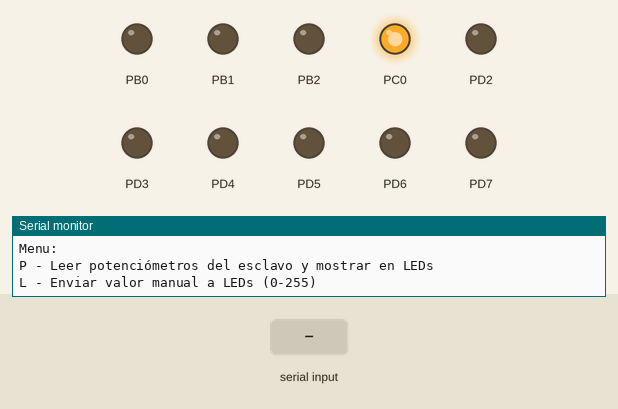
Recording of a program running on a simulated ATmega328P, built with avr-gcc and emulated at 16 MHz. Parts: output pins drawn as LEDs (lit = HIGH), the last lines printed to the serial monitor. Inputs (shaded band) come from the test bench.

Above: at 1.2 s.
1.3 s: "L90\n" received over Serial
At 2.3 s:
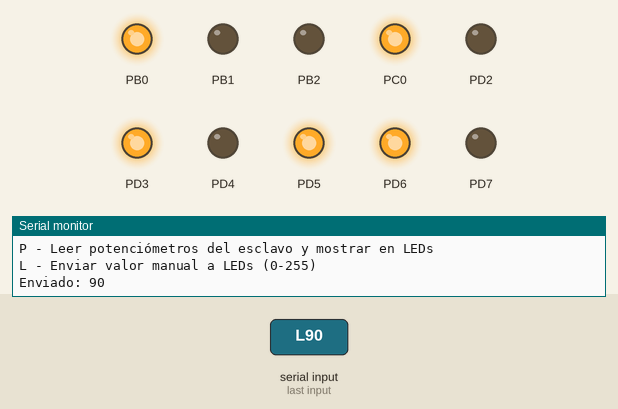
2.8 s: "L,45\n" received over Serial
At 3.5 s:
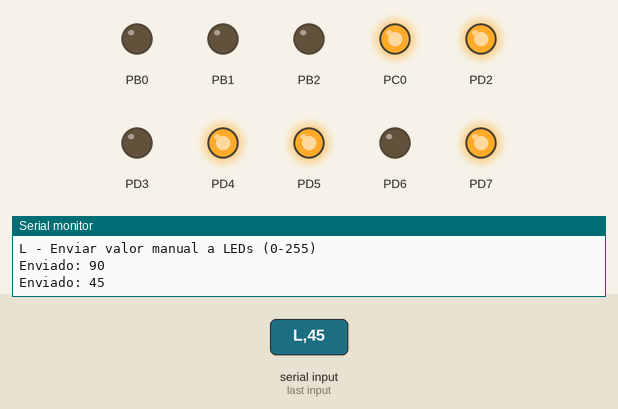
4.3 s: byte 80 ('P') received over Serial
At 4.7 s:
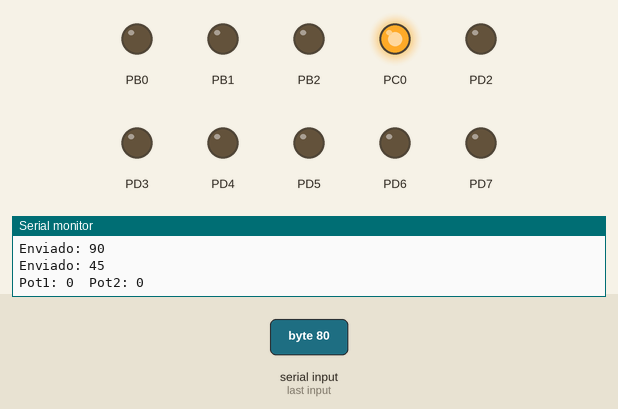
5.8 s: "l90\n" received over Serial
At 7.0 s:
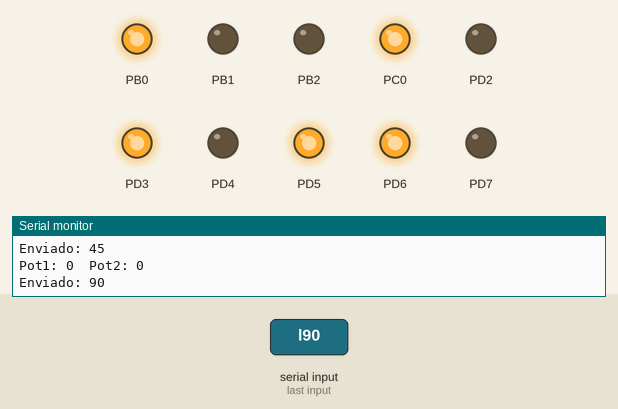
7.3 s: "P90\n" received over Serial
At 8.2 s:
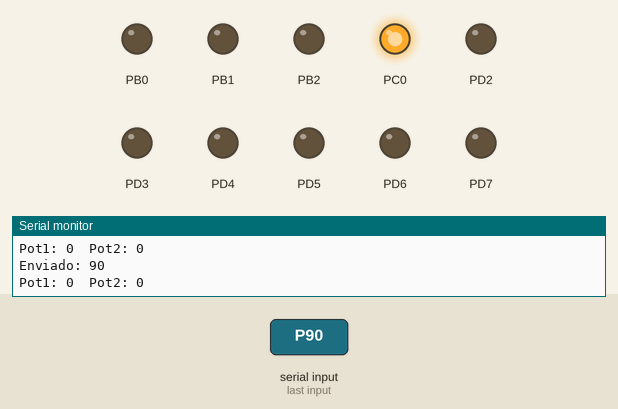
Timing chart, 0 to 9.8 s (numbered marks = the images above; inputs shaded):
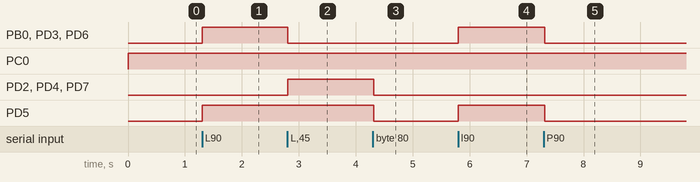

Measured:
- after the input at 1.3 s, PB0, PD3, PD5, PD6: LOW → HIGH at once
- after the input at 2.8 s, PB0, PD3, PD6: HIGH → LOW at once; PD2, PD4, PD7: LOW → HIGH at once
- after the input at 4.3 s, PD2, PD4, PD5, PD7: HIGH → LOW at once
- after the input at 5.8 s, PB0, PD3, PD5, PD6: LOW → HIGH at once
- after the input at 7.3 s, PB0, PD3, PD5, PD6: HIGH → LOW at once

The program:

main.c
```c
//***************************************************************************
// Universidad del Valle de Guatemala
// IE3054: Electrónica Digital 2
// Autores: Diego Cardona 21933 & Cristian Juárez 22478
// Proyecto: Laboratorio 3, Comunicación SPI
// Hardware: Atmega328P
// Created: 23/07/2026 17:49:31
//***************************************************************************
// Laboratorio 3 - Comunicación SPI
// Código Principal
//***************************************************************************

#define F_CPU 16000000UL
#include <avr/io.h>
#include <util/delay.h>
#include <stdio.h>
#include <stdlib.h>
#include "SPI/SPI.h"
#include "USART/USART.h"

void refreshLEDs(uint8_t value);

int main(void) {
	DDRC |= (1 << DDC0);    // SS en PC0
	PORTC |= (1 << PORTC0);

	// Configurar LEDs del maestro
	DDRB |= (1 << DDB0) | (1 << DDB1);
	DDRD |= 0xFC;

	initUART9600();
	SPI_init(SPI_MASTER, SPI_MSB_FIRST, SPI_CLOCK_IDLE_LOW, SPI_SAMPLE_ON_LEADING);

	writeTextUART("Sistema Maestro listo\r\n");
	writeTextUART("Menu:\r\n");
	writeTextUART("P - Leer potenciómetros del esclavo y mostrar en LEDs\r\n");
	writeTextUART("L - Enviar valor manual a LEDs (0-255)\r\n");

	char buffer[64];
	char input[8];
	uint8_t idx;

	while(1) {
		unsigned char c = read_UART();

		// --- Opción P: leer potenciómetros ---
		if(c == 'P' || c == 'p') {
			PORTC &= ~(1 << PORTC0);

			SPI_transmit(0x00); // dummy
			uint8_t pot1 = SPI_receive();

			SPI_transmit(0x00); // dummy
			uint8_t pot2 = SPI_receive();

			PORTC |= (1 << PORTC0);

			sprintf(buffer, "Pot1: %d  Pot2: %d\r\n", pot1, pot2);
			writeTextUART(buffer);

			// Mostrar pot1 en LEDs del maestro
			refreshLEDs(pot1);

			// Enviar pot1 al esclavo
			PORTC &= ~(1 << PORTC0);
			SPI_transmit(pot1);
			PORTC |= (1 << PORTC0);

			// Mostrar pot2 en LEDs del maestro
			refreshLEDs(pot2);

			// Enviar pot2 al esclavo
			PORTC &= ~(1 << PORTC0);
			SPI_transmit(pot2);
			PORTC |= (1 << PORTC0);
		}

		// --- Opción L: enviar valor manual ---
		else if(c == 'L' || c == 'l') {
			idx = 0;
			while(1) {
				unsigned char d = read_UART();
				if(d == '\r' || d == '\n') {
					input[idx] = '\0';
					break;
					} else if(d >= '0' && d <= '9') {
					if(idx < sizeof(input)-1) {
						input[idx++] = d;
					}
				}
			}

			uint8_t val = atoi(input);

			// Mostrar en LEDs del maestro
			refreshLEDs(val);

			// Enviar al esclavo
			PORTC &= ~(1 << PORTC0);
			SPI_transmit(val);
			PORTC |= (1 << PORTC0);

			sprintf(buffer, "Enviado: %d\r\n", val);
			writeTextUART(buffer);
		}
	}
}

void refreshLEDs(uint8_t value) {
	PORTB = (PORTB & 0xFC) | ((value >> 6) & 0x03); // PB0 PB1
	PORTD = (value << 2) & 0xFC;                    // PD2 PD7
}
```

SPI.c
```c
//***************************************************************************
// Universidad del Valle de Guatemala
// IE3054: Electrónica Digital 2
// Autores: Diego Cardona 21933 & Cristian Juárez 22478
// Proyecto: Laboratorio 3, Comunicación SPI
// Hardware: Atmega328P
// Created: 23/07/2026 17:57:48
//***************************************************************************
// Laboratorio 3 - Comunicación SPI
// Librería SPI para Maestro archivo .c
//***************************************************************************

#include "SPI.h"

void SPI_init(uint8_t mode, uint8_t data_order, uint8_t clock_polarity, uint8_t clock_phase) {
	if(mode == SPI_MASTER) {
		DDRB |= (1 << DDB3) | (1 << DDB5); // MOSI y SCK como salidas
		DDRB |= (1 << DDB2);               // SS como salida (aunque uses PC0 manual)
		// habilita SPI, maestro y velocidad fosc/16
		SPCR = (1 << SPE) | (1 << MSTR) | (1 << SPR0);
		} else {
		DDRB |= (1 << DDB4); // MISO como salida
		SPCR = (1 << SPE);
	}

	if(data_order == SPI_LSB_FIRST) SPCR |= (1 << DORD);
	if(clock_polarity == SPI_CLOCK_IDLE_HIGH) SPCR |= (1 << CPOL);
	if(clock_phase == SPI_SAMPLE_ON_TRAILING) SPCR |= (1 << CPHA);
}

void SPI_enable_interrupt(void) {
	SPCR |= (1 << SPIE);
}

uint8_t SPI_receive(void) {
	return SPDR;
}

void SPI_transmit(uint8_t data) {
	SPDR = data;
	while(!(SPSR & (1 << SPIF)));
}
```

SPI.h
```c
//***************************************************************************
// Universidad del Valle de Guatemala
// IE3054: Electrónica Digital 2
// Autores: Diego Cardona 21933 & Cristian Juárez 22478
// Proyecto: Laboratorio 3, Comunicación SPI
// Hardware: Atmega328P
// Created: 23/07/2026 17:57:34
//***************************************************************************
// Laboratorio 3 - Comunicación SPI
// Librería SPI para Maestro archivo include .h
//***************************************************************************

#ifndef SPI_H
#define SPI_H

#include <avr/io.h>
#include <stdint.h>

// Modos de operación
#define SPI_SLAVE 0
#define SPI_MASTER 1

// Orden de bits
#define SPI_MSB_FIRST 0
#define SPI_LSB_FIRST 1

// Polaridad de reloj
#define SPI_CLOCK_IDLE_LOW 0
#define SPI_CLOCK_IDLE_HIGH 1

// Fase de reloj
#define SPI_SAMPLE_ON_LEADING 0
#define SPI_SAMPLE_ON_TRAILING 1

void SPI_init(uint8_t mode, uint8_t data_order, uint8_t clock_polarity, uint8_t clock_phase);
void SPI_enable_interrupt(void);
uint8_t SPI_receive(void);
void SPI_transmit(uint8_t data);

#endif
```

USART.c
```c
//***************************************************************************
// Universidad del Valle de Guatemala
// IE3054: Electrónica Digital 2
// Autores: Diego Cardona 21933 & Cristian Juárez 22478
// Proyecto: Laboratorio 3, Comunicación SPI
// Hardware: Atmega328P
// Created: 23/07/2026 17:51:10
//***************************************************************************
// Laboratorio 3 - Comunicación SPI
// Librería UART para Maestro archivo .c
//***************************************************************************

#include "USART.h"

void initUART9600(void) {
	// Configurar pines
	DDRD |= (1 << DDD1);   // TX como salida
	DDRD &= ~(1 << DDD0);  // RX como entrada

	// Configurar UART
	UCSR0A = (1 << U2X0);  // Modo rápido (doble velocidad)
	UCSR0B = (1 << RXEN0) | (1 << TXEN0); // Habilitar TX y RX
	UCSR0C = (1 << UCSZ01) | (1 << UCSZ00); // 8 bits de datos

	UBRR0 = 207; // 9600 bauds con F_CPU=16MHz y U2X0=1
}

void writeUART(char character) {
	while(!(UCSR0A & (1 << UDRE0))); // espera buffer libre
	UDR0 = character;
}

void writeTextUART(char* text) {
	for(uint8_t i = 0; text[i] != '\0'; i++) {
		writeUART(text[i]);
	}
}

unsigned char read_UART(void) {
	while(!(UCSR0A & (1 << RXC0))); // ?? espera hasta que llegue un dato
	return UDR0;                     // devuelve el carácter recibido
}
```

USART.h
```c
//***************************************************************************
// Universidad del Valle de Guatemala
// IE3054: Electrónica Digital 2
// Autores: Diego Cardona 21933 & Cristian Juárez 22478
// Proyecto: Laboratorio 3, Comunicación SPI
// Hardware: Atmega328P
// Created: 23/07/2026 17:51:20
//***************************************************************************
// Laboratorio 3 - Comunicación SPI
// Librería UART para Maestro archivo include .h
//***************************************************************************

#ifndef USART_H
#define USART_H

#include <avr/io.h>
#include <stdint.h>

void initUART9600(void);
void writeUART(char character);
void writeTextUART(char* text);
unsigned char read_UART(void);

#endif
```
